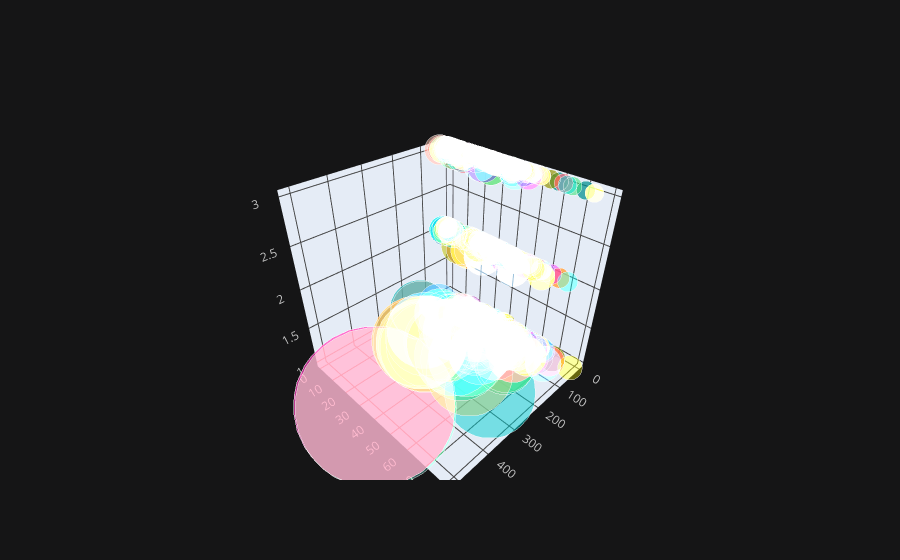

Notebook source saved alongside this figure:
### Code cell
df.iplot(x = 'Fare', y = 'Age', z = 'Pclass', kind = 'bubble3d', size = 'Fare')

### Figure 1 — Plotly figure (JSON) as saved in the notebook; plotly's stock layout.template omitted (floating-point values rounded to 4 significant figures; data arrays with more than 128 entries replaced by an {"elided": "..."} marker saying what was removed)
{"data": [{"marker": {"color": {"elided": "891 str values"}, "opacity": 0.8, "size": {"elided": "891 int values"}, "symbol": "circle"}, "mode": "markers", "text": {"elided": "891 str values"}, "type": "scatter3d", "x": {"elided": "891 float values"}, "y": {"elided": "891 float values"}, "z": {"elided": "891 int values"}}], "layout": {"legend": {"bgcolor": "#151516", "font": {"color": "#D9D9D9"}}, "paper_bgcolor": "#151516", "plot_bgcolor": "#151516", "scene": {"xaxis": {"gridcolor": "#434343", "showgrid": true, "tickfont": {"color": "#C2C2C2"}, "title": {"font": {"color": "#D9D9D9"}, "text": ""}, "zerolinecolor": "#666570"}, "yaxis": {"gridcolor": "#434343", "showgrid": true, "tickfont": {"color": "#C2C2C2"}, "title": {"font": {"color": "#D9D9D9"}, "text": ""}, "zerolinecolor": "#666570"}, "zaxis": {"gridcolor": "#434343", "showgrid": true, "tickfont": {"color": "#C2C2C2"}, "title": {"font": {"color": "#D9D9D9"}, "text": ""}, "zerolinecolor": "#666570"}}, "title": {"font": {"color": "#D9D9D9"}}}}
